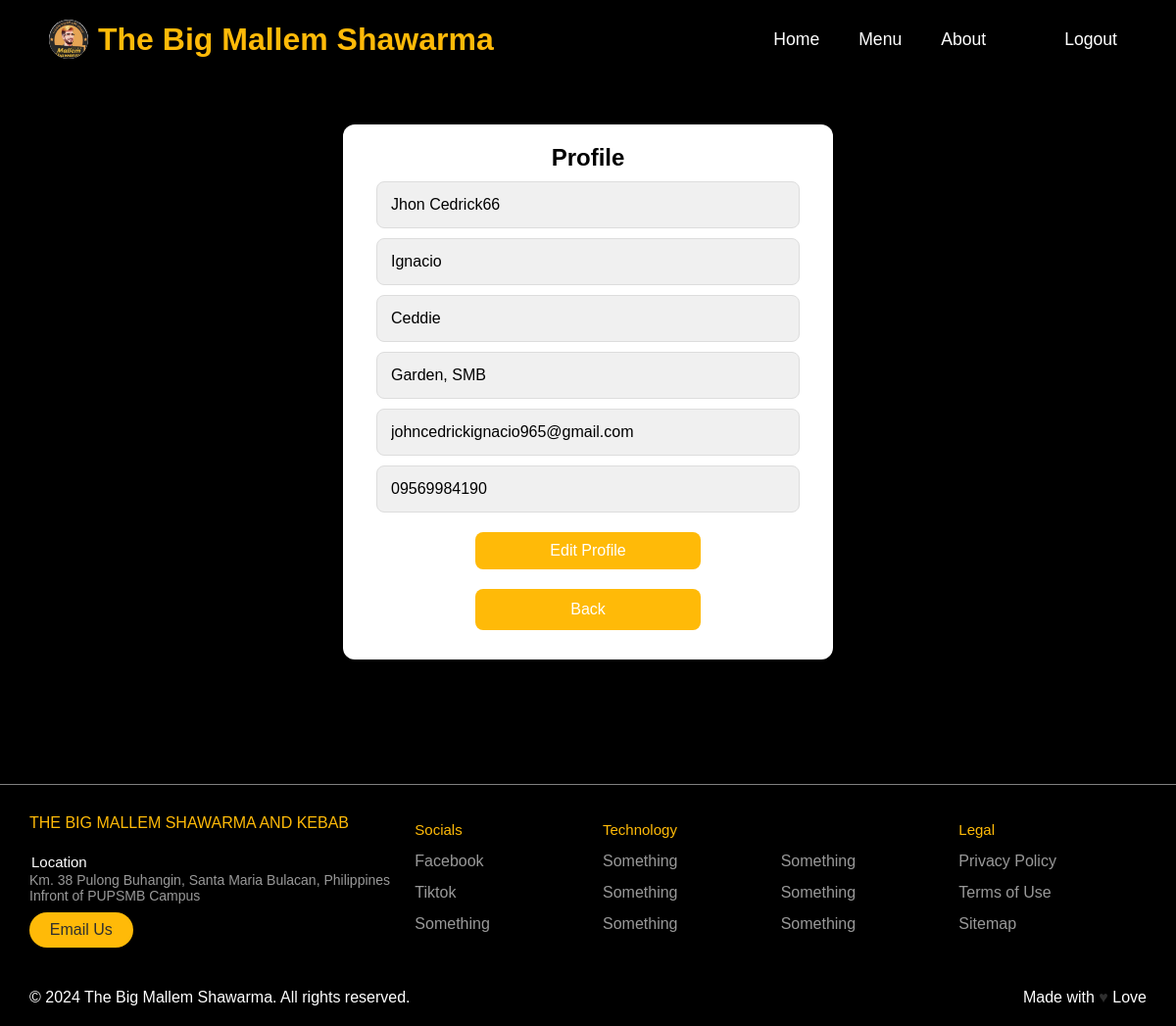
The app's page /profile.php (signed in) with its own data.
### tables this page shows
CREATE TABLE `users` (
  `id` int(11) NOT NULL,
  `firstname` varchar(50) NOT NULL,
  `lastname` varchar(50) NOT NULL,
  `username` varchar(50) NOT NULL,
  `address` varchar(255) NOT NULL,
  `phoneNumber` varchar(20) NOT NULL,
  `email` varchar(100) NOT NULL,
  `password` varchar(255) NOT NULL,
  `created_at` timestamp NOT NULL DEFAULT current_timestamp(),
  `reset_token` varchar(255) DEFAULT NULL,
  `reset_token_expiry` datetime DEFAULT NULL,
  `recovery_phrase` varchar(255) DEFAULT NULL
);

### db.php (called while the page is built, shortened)
<?php
$username = "root";
?>

### profile.php (the view, shortened to what this page needs)
<?php
include('db.php');
if (isset($_SESSION['user_id'])) {
    $user_id = $_SESSION['user_id'];
    $query = "SELECT * FROM users WHERE id='$user_id'";
    $result = $conn->query($query);
    if ($result->num_rows > 0) {
        $user = $result->fetch_assoc();
    } else {
        $update_message = "User not found!";
        $user = [];
    }
} else {
    $update_message = "No user is logged in!";
    $user = [];
}
?>
<!DOCTYPE html>
<html>
<head>
    <link rel="stylesheet" href="https://cdnjs.cloudflare.com/ajax/libs/font-awesome/6.5.2/css/all.min.css" />
    <link rel="stylesheet" href="https://unpkg.com/boxicons@latest/css/boxicons.min.css">
</head>
<body>
<header>
<a href="index.php" class="logo">
        <img src="pictures/logo-removebg-preview.png" alt="The Big Mallem Logo" class="logo-img"> The Big Mallem Shawarma
    </a>
    <ul class="navbar">
    <li class="navLinks"><a href="index.php" <?php if (basename($_SERVER['PHP_SELF']) == 'index.php') echo 'class="active"'; ?>>Home</a></li>
    <li class="navLinks"><a href="menu.php" <?php if (basename($_SERVER['PHP_SELF']) == 'menu.php') echo 'class="active"'; ?>>Menu</a></li>
    <li class="navLinks"><a href="about.php" <?php if (basename($_SERVER['PHP_SELF']) == 'about.php') echo 'class="active"'; ?>>About</a></li>
        <?php if ($username): ?>
            <li class="welcome"><a href="?logout" class="logoutBtn">Logout</a></li>
        <?php else: ?>
            <li><a href="register.php">Sign in | Register</a></li>
        <?php endif; ?>
    </ul>
</header>
<div class="container">
    <form action="<?php echo htmlspecialchars($_SERVER["PHP_SELF"]); ?>" method="post" class="form" id="form">
        <h2>Profile</h2>
        <input type="text" name="firstname" placeholder="First Name" value="<?php echo $user['firstname']; ?>" required disabled>
        <input type="text" name="lastname" placeholder="Last Name" value="<?php echo $user['lastname']; ?>" required disabled>
        <input type="text" name="username" placeholder="Username" value="<?php echo $user['username']; ?>" required disabled>
        <input type="text" name="address" placeholder="Address" value="<?php echo $user['address']; ?>" required disabled>
        <input type="email" name="email" placeholder="Email" value="<?php echo $user['email']; ?>" required disabled>
        <input type="text" name="phoneNumber" placeholder="Contact Number" value="<?php echo $user['phoneNumber']; ?>" required disabled>
        <button type="button" class="edit-btn" id="edit-button">Edit Profile</button>
        <button type="button" onclick="history.back()">Back</button>
    </form>
</div>
    <footer class="footer">
    <div class="footer__addr">
    <h1 class="footer__logo">The Big Mallem Shawarma and Kebab</h1>
    <h2>Location</h2>
    <address>
      Km. 38 Pulong Buhangin, Santa Maria Bulacan, Philippines<br>
      Infront of PUPSMB Campus
      <a class="footer__btn" href="mailto:Thebigmallemshawarma@outlook.com">Email Us</a>
    </address>
  </div>
  <ul class="footer__nav">
    <li class="nav__item">
      <h2 class="nav__title">Socials</h2>
      <ul class="nav__ul">
        <li>
          <a href="https://www.facebook.com/bigmallem">Facebook</a>
        </li>
        <li>
          <a href="https://www.tiktok.com/@thelovelysyrian?fbclid=IwZXh0bgNhZW0CMTAAAR10eFL-T_24up86dqUN6lav5NOFK5jYPtjLAKMyXI-gVoJ8VT1s0Mbq3OM_aem_Xks1Ki_WS__L8Rgf2IywFA">Tiktok</a>
        </li>
        <li>
          <a href="#">Something</a>
        </li>
      </ul>
    </li>
    <li class="nav__item nav__item--extra">
      <h2 class="nav__title">Technology</h2>
      <ul class="nav__ul nav__ul--extra">
        <li>
          <a href="#">Something</a>
        </li>
        <li>
          <a href="#">Something</a>
        </li>
        <li>
          <a href="#">Something</a>
        </li>
        <li>
          <a href="#">Something</a>
        </li>
        <li>
          <a href="#">Something</a>
        </li>
        <li>
          <a href="#">Something</a>
        </li>
      </ul>
    </li>
    <li class="nav__item">
      <h2 class="nav__title">Legal</h2>
      <ul class="nav__ul">
        <li>
          <a href="privacy.html">Privacy Policy</a>
        </li>
        <li>
          <a href="terms.html">Terms of Use</a>
        </li>
        <li>
          <a href="#">Sitemap</a>
        </li>
      </ul>
    </li>
  </ul>
  <div class="legal">
    <p>&copy; 2024 The Big Mallem Shawarma. All rights reserved.</p>
    <div class="legal__links">
      <span>Made with <span class="heart">♥</span> Love</span>
    </div>
  </div>
</footer>
</body>
</html>

### profile.php (style rules this page uses)
* { margin: 0; padding: 0; box-sizing: border-box; font-family: sans-serif; color: white; }
:root { --main-color: #ffba08; --text-color:#fff; --bg-color: black; --big-font: 5rem; --h2-font: 2.25rem; --p-font: 0.9rem; }
body { color: var(--text-color); background-color: var(--bg-color); }
html { scroll-behavior: smooth; }
header { position: fixed; top: 0; right: 0; width: 100%; z-index: 1000; display: flex; align-items: center; justify-content: space-between; padding: 30px 170px; background-color: black; height: 80px; align-items: center; justify-content: space-between; padding: 30px 170px; background-color: black; height: 80px; }
header .logo { color: var(--main-color); font-weight: 600; font-size: 2rem; text-decoration: none; display: flex; align-items: center; }
header .logo .logo-img { width: 40px; height: auto; margin-right: 10px; }
header img { background-color: white; width: 30px; height: 30px; border-radius: 50px; font-size: 2rem; margin-left: 10px; }
.navbar { display: flex; align-items: center; list-style: none; }
.welcome { color: #ffba08; margin-left: 40px; }
.navbar a { color: var(--text-color); font-size: 1.1rem; padding: 10px 20px; font-weight: 500; text-decoration: none; }
@media (max-width: 1560px) { header { padding: 15px 40px; } }
@media (max-width: 1560px) { :root { --big-font: 3.5rem; --h2-font: 2rem; } }
h1 { color: black; }
input { color: black; }
.container { display: flex; justify-content: center; height: 100vh; align-items: center; padding: 20px; max-width: 100%; }
.form { display: block; text-align: center; background-color: white; padding: 20px; margin: 20px; box-shadow: 0 4px 8px rgba(0, 0, 0, 0.1); width: 500px; border-radius: 12px; backdrop-filter: blur(10px); transition: transform 0.3s, box-shadow 0.3s; }
input { display: flex; width: calc(100% - 28px); padding: 14px; margin: 10px auto; font-size: 16px; border-radius: 8px; border: 1px solid #ddd; transition: border-color 0.3s, box-shadow 0.3s; }
button { background-color: #ffba08; padding: 12px 20px; margin: 10px; cursor: pointer; width: 50%; border: none; border-radius: 8px; color: white; font-size: 16px; transition: background-color 0.3s, transform 0.3s; }
.footer { display: flex; flex-flow: row wrap; padding: 30px 30px 20px 30px; color: #2f2f2f; background-color: black; border-top: 1px solid gray; }
.footer > * { flex: 1 100%; }
.footer__addr { margin-right: 1.25em; margin-bottom: 2em; }
.footer__logo { font-weight: 400; text-transform: uppercase; font-size: 1rem; color: #ffba08; }
.footer__addr h2 { margin-top: 1.3em; font-size: 15px; font-weight: 400; padding: 2px; }
.nav__title { font-weight: 400; font-size: 15px; color: #ffba08; }
.footer address { font-style: normal; color: #999; font-size: 14px; }
.footer__btn { display: flex; align-items: center; justify-content: center; height: 36px; max-width: max-content; background-color: #ffba08; border-radius: 100px; color: #2f2f2f; line-height: 0; margin: 0.6em 0; font-size: 1rem; padding: 0 1.3em; }
.footer ul { list-style: none; padding-left: 0; }
.footer li { line-height: 2em; }
.footer a { text-decoration: none; }
.footer__nav { display: flex; flex-flow: row wrap; }
.footer__nav > * { flex: 1 50%; margin-right: 1.25em; }
.nav__ul a { color: #999; }
.nav__ul--extra { column-count: 2; column-gap: 1.25em; }
.legal { display: flex; flex-wrap: wrap; color: #999; }
.legal__links { display: flex; align-items: center; }
.heart { color: #2f2f2f; }
@media screen and (min-width: 24.375em) { .legal .legal__links { margin-left: auto; } }
@media screen and (min-width: 40.375em) { .footer__nav > * { flex: 1; } }
@media screen and (min-width: 40.375em) { .nav__item--extra { flex-grow: 2; } }
@media screen and (min-width: 40.375em) { .footer__addr { flex: 1 0px; } }
@media screen and (min-width: 40.375em) { .footer__nav { flex: 2 0px; } }
.container h2 { color: black; }
input[disabled] { background-color: #f0f0f0; cursor: not-allowed; }
.edit-btn { background-color: #ffba08; padding: 10px 20px; border: none; border-radius: 8px; color: white; cursor: pointer; font-size: 16px; margin: 10px 0; transition: background-color 0.3s; }

### records on screen
users: firstname "Jhon Cedrick66", lastname "Ignacio", username "Ceddie", address "Garden, SMB", email "johncedrickignacio965@gmail.com", phoneNumber "09569984190"
